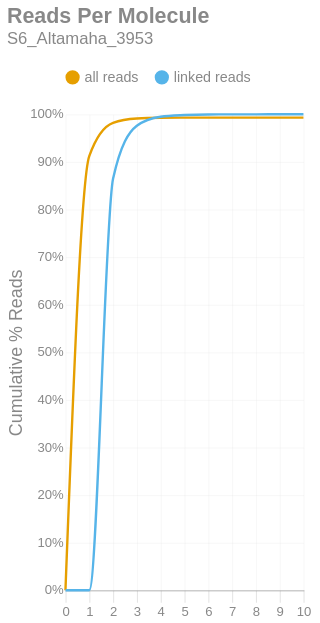

This figure's notebook cell:
### Markdown cell above
### Reads per Molecule
This chart shows the cumulative distribution of the number of reads per linked molecule. That is, how many alignments are associated with a unique molecule. This excludes the number of reads associated with invalid or absent linked-read barcodes. The `linked` histogram is the percentages recalculated when disregarding singletons.

### Code cell
if SKIPLR:
    print_html(f"Skipped")
else:
    counts = np.bincount(valids['reads'].cast(pl.Int64).to_numpy())
    weighted = counts * np.arange(len(counts))
    all_perc = weighted / n_reads
    linked_perc = weighted / n_linked_reads
    linked_perc[1] = 0
    binned_df = pl.DataFrame({
        'readsper': list(range(len(counts))),
        'all reads (cumsum)': np.cumsum(all_perc).tolist(),
        'linked reads (cumsum)': np.cumsum(linked_perc).tolist(),
    })

    with SafeRender(binned_df):
        (
            density_plot(binned_df, 'Reads Per Molecule', samplename, 'readspmol')
            .encode(
                x=alt.X('readsper:O', title=None).axis(labelAngle=0).scale(padding=0),
                y=alt.Y('value:Q', title='Cumulative % Reads').axis(format='%').stack(False),
                color=alt.Color("key:N").scale(domain=["all reads", "linked reads"]),
                tooltip=[
                    alt.Tooltip("key:N", title="Data Type"),
                    alt.Tooltip("readsper:O", title="Reads Per Molecule"),
                    alt.Tooltip("value:Q", format=".2%", title="% Reads (Cum.)")
                ]            
            )
        ).display()

### Figure 1 — Vega-Lite specification as saved in the notebook (floating-point values rounded to 4 significant figures)
{"width": "container", "height": 400, "config": {"title": {"anchor": "start", "dy": -15, "fontSize": 18, "color": "#888888", "subtitleColor": "#888888", "subtitleFontSize": 14}, "arc": {"fill": "#0072B2"}, "axis": {"domainColor": "#888888", "domainWidth": 0.5, "gridWidth": 0.2, "grid": false, "titleFontWeight": 400, "titleFontSize": 15, "labelFontSize": 11, "labelColor": "#888888", "tickColor": "#888888", "tickWidth": 0.2, "titleColor": "#888888"}, "axisBand": {"grid": false}, "axisX": {"grid": true, "tickSize": 10, "domainCap": "round"}, "axisY": {"domain": false, "grid": true, "tickSize": 0, "domainCap": "round"}, "background": "transparent", "header": {"labelFontSize": 15, "labelColor": "#888888", "titleFontSize": 15, "titleFontWeight": 600, "titleColor": "#888888"}, "legend": {"labelFont": "sans-serif", "labelFontSize": 12, "labelColor": "#888888", "symbolSize": 100, "symbolType": "circle", "titleFontSize": 12, "titlePadding": 10, "titleColor": "#888888", "title": null, "orient": "top"}, "range": {"category": ["#E69F00", "#56B4E9", "#009E73", "#F0E442", "#0072B2", "#D55E00", "#CC79A7", "#000000"], "diverging": ["#cfe8f3", "#a2d4ec", "#73bfe2", "#46abdb", "#1696d2", "#12719e"]}, "area": {"fill": "#0072B2", "fillOpacity": 0.7, "line": true, "strokeOpacity": 0.7}, "line": {"color": "#0072B2", "stroke": "#0072B2", "strokeWidth": 2}, "trail": {"color": "#0072B2", "stroke": "#0072B2", "strokeWidth": 0, "size": 1}, "point": {"filled": true, "fillOpacity": 1.0, "size": 95}, "text": {"color": "#888888", "fontSize": 11, "align": "right", "fontWeight": 400, "size": 11}, "bar": {"fill": "#0072B2", "stroke": null}, "view": {"stroke": null, "continuousWidth": 660, "continuousHeight": 400}}, "data": {"name": "data-0a8b0d2346825c564a9ce8e9847e2db4"}, "mark": {"type": "line", "interpolate": "monotone", "point": {"opacity": 0, "size": 275}}, "encoding": {"color": {"field": "key", "scale": {"domain": ["all reads", "linked reads"]}, "type": "nominal"}, "tooltip": [{"field": "key", "title": "Data Type", "type": "nominal"}, {"field": "readsper", "title": "Reads Per Molecule", "type": "ordinal"}, {"field": "value", "format": ".2%", "title": "% Reads (Cum.)", "type": "quantitative"}], "x": {"axis": {"labelAngle": 0}, "field": "readsper", "scale": {"padding": 0}, "title": null, "type": "ordinal"}, "y": {"axis": {"format": "%"}, "field": "value", "stack": false, "title": "Cumulative % Reads", "type": "quantitative"}}, "params": [{"name": "param_c36ac31b6afebe62", "select": {"type": "point", "fields": ["key"]}, "bind": "legend"}], "title": {"text": "Reads Per Molecule", "subtitle": "S6_Altamaha_3953"}, "transform": [{"fold": ["all reads (cumsum)", "linked reads (cumsum)"]}, {"calculate": "replace(datum.key, ' (cumsum)', '')", "as": "key"}, {"filter": {"param": "param_c36ac31b6afebe62"}}], "usermeta": {"embedOptions": {"downloadFileName": "S6_Altamaha_3953.readspmol"}}, "$schema": "https://vega.github.io/schema/vega-lite/v6.1.0.json", "datasets": {"data-0a8b0d2346825c564a9ce8e9847e2db4": [{"readsper": 0, "all reads (cumsum)": 0.0, "linked reads (cumsum)": 0.0}, {"readsper": 1, "all reads (cumsum)": 0.9121, "linked reads (cumsum)": 0.0}, {"readsper": 2, "all reads (cumsum)": 0.982, "linked reads (cumsum)": 0.8645}, {"readsper": 3, "all reads (cumsum)": 0.991, "linked reads (cumsum)": 0.9757}, {"readsper": 4, "all reads (cumsum)": 0.9926, "linked reads (cumsum)": 0.9948}, {"readsper": 5, "all reads (cumsum)": 0.9929, "linked reads (cumsum)": 0.9983}, {"readsper": 6, "all reads (cumsum)": 0.993, "linked reads (cumsum)": 0.9996}, {"readsper": 7, "all reads (cumsum)": 0.993, "linked reads (cumsum)": 0.9997}, {"readsper": 8, "all reads (cumsum)": 0.993, "linked reads (cumsum)": 0.9998}, {"readsper": 9, "all reads (cumsum)": 0.993, "linked reads (cumsum)": 0.9999}, {"readsper": 10, "all reads (cumsum)": 0.993, "linked reads (cumsum)": 1.0}]}}
